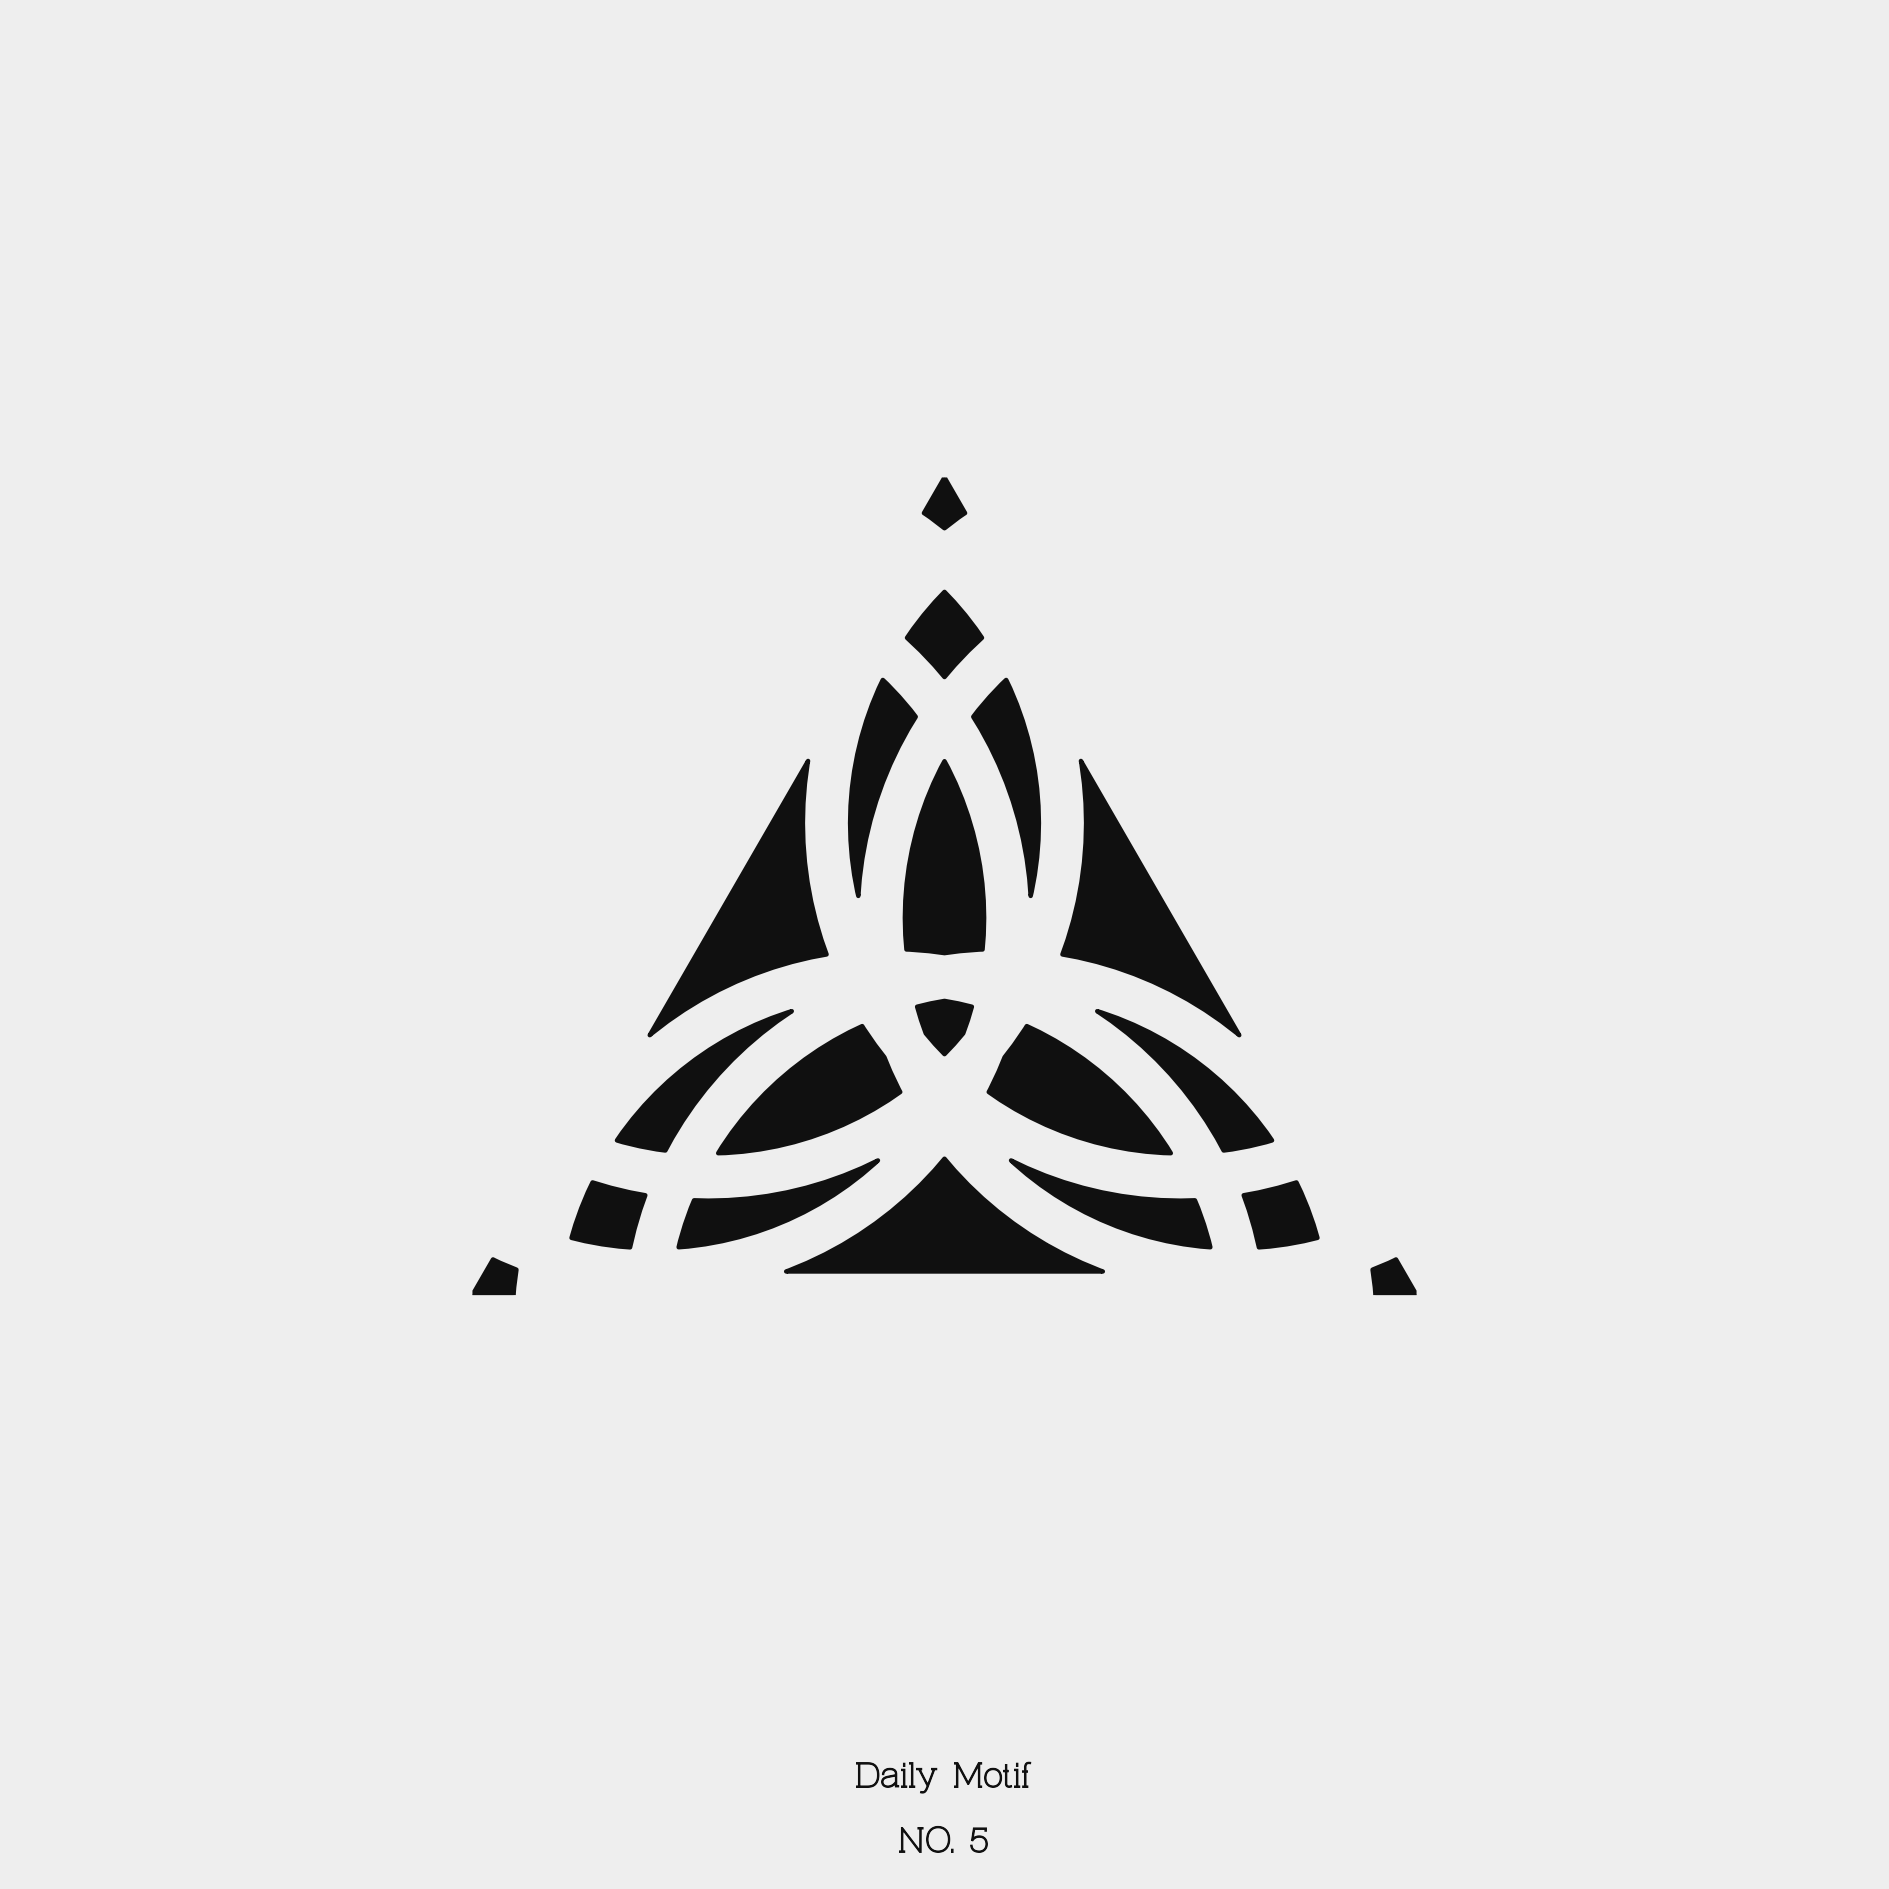

Source code (R):
library(ggplot2)
library(Kaashi)
square = regularPolygon(3)
tile <- motif(square,n = 3,  delta = 0.5, polyLine = F,midpoint = c(1,1), dist = 0.05,circle = T,radius = 1.2)
st
daily_minimal_plot(tile,"daily_motif/day_005/day_005.png",type = "png",caption = "Daily Motif\n\nNO. 5")
daily_minimal_plot(tile,"daily_motif/day_005/day_005.svg",type = "svg",caption = "Daily Motif\n\nNO. 5")

copy_path <- "../../Blog/content/gallery/2021-11-30-daily-motif/images/"
folder_path <-  "daily_motif/day_005/"
pettern_name <- "day_005"
plot_transfer(folder_path, pettern_name, copy_path)
